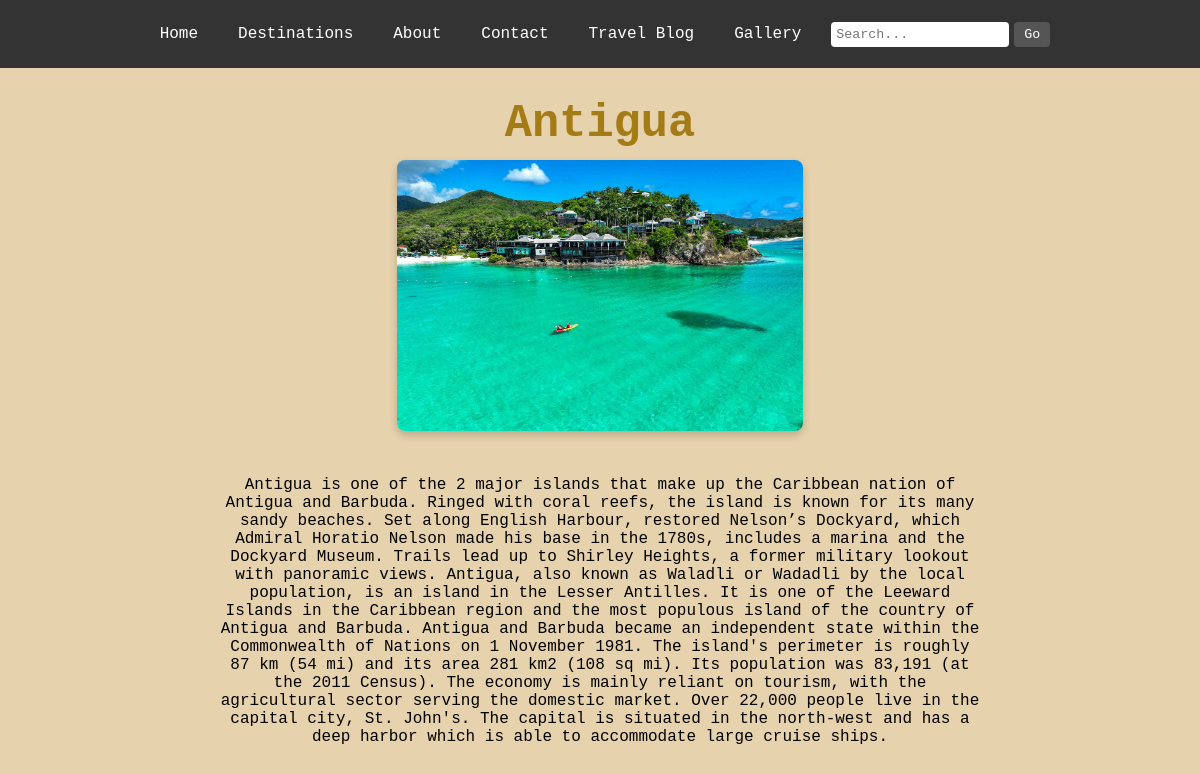
Page /destination/1/ on the committed database.
### awesome_destinations_app/models.py (models this page shows, shortened)
class Destination(models.Model):
    name = models.CharField(max_length=255)
    country = models.CharField(max_length=100, default='Unknown')  # Provide default value here
    description = models.TextField(default='Default description')
    image = models.ImageField(upload_to='destinations/', blank=True, null=True)  # New image field

### awesome_destinations_app/views.py (the view)
# urls.py: path('destination/<int:pk>/', views.destination_detail, name='destination_detail'),
def destination_detail(request, pk):
    destination = get_object_or_404(Destination, pk=pk)
    return render(request, 'destination_detail.html', {'destination': destination})

### awesome_destinations_app/templates/destination_detail.html (shortened to what this page needs)
<!DOCTYPE html>
<html lang="en">
<head>
    {% load static %}
    <link rel="stylesheet" href="{% static 'css/destination_detail.css' %}">
</head>
<body>
    <div class="navbar">
        <ul>
            <li><a href="{% url 'index' %}">Home</a></li>
            <li class="dropdown">
                <a href="javascript:void(0)" class="dropbtn">Destinations</a>
            </li>
            <li><a href="{% url 'about' %}">About</a></li>
            <li><a href="{% url 'contact' %}">Contact</a></li>
            <li><a href="{% url 'travel_blog' %}">Travel Blog</a></li>
            <li><a href="{% url 'gallery' %}">Gallery</a></li>
            <li class="search-bar">
                <form id="search-form" method="get" action="{% url 'search_results' %}">
                    <input type="text" id="search-query" name="query" placeholder="Search...">
                    <button type="submit" id="search-button">Go</button>
                </form>
            </li>
        </ul>
    </div>
    <div class="container">
        <h1>{{ destination.name }}</h1>
        <div class="images">
            {% if destination.image %}
            <img src="{{ destination.image.url }}" alt="{{ destination.name }}">
        </div>
        {% else %}
        <p>No image available</p>
        {% endif %}
        <p>{{ destination.description }}</p>
    </div>
</body>
</html>

### rows in the picture
Destination: name "Antigua", image (picture), description "Antigua is one of the 2 major islands that make up the Caribbean nation of Antigua and Barbuda. Ringed with coral reefs, the island is known for its many sandy beaches. Set along English Harbour, restored Nelson’s Dockyard, which Admiral Horatio Nelson made his base in the 1780s, includes a marina and the Dockyard Museum. Trails lead up to Shirley Heights, a former military lookout with panoramic views. Antigua, also known as Waladli or Wadadli by the local population, is an island in the Lesser Antilles. It is one of the Leeward Islands in the Caribbean region and the most populous island of the country of Antigua and Barbuda. Antigua and Barbuda became an independent state within the…"
